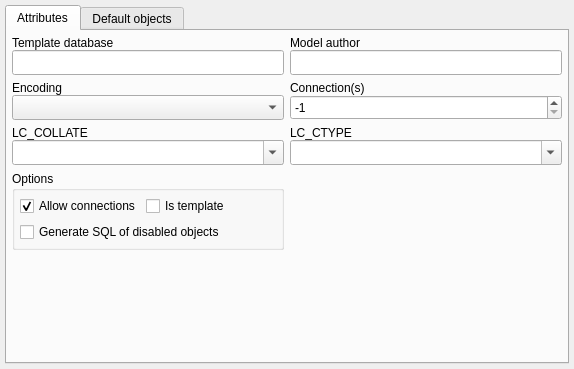
<?xml version="1.0" encoding="UTF-8"?>
<ui version="4.0">
 <class>DatabaseWidget</class>
 <widget class="QWidget" name="DatabaseWidget">
  <property name="geometry">
   <rect>
    <x>0</x>
    <y>0</y>
    <width>574</width>
    <height>369</height>
   </rect>
  </property>
  <property name="minimumSize">
   <size>
    <width>0</width>
    <height>0</height>
   </size>
  </property>
  <layout class="QVBoxLayout" name="database_lt">
   <property name="spacing">
    <number>5</number>
   </property>
   <property name="leftMargin">
    <number>5</number>
   </property>
   <property name="topMargin">
    <number>5</number>
   </property>
   <property name="rightMargin">
    <number>5</number>
   </property>
   <property name="bottomMargin">
    <number>5</number>
   </property>
   <item>
    <widget class="QTabWidget" name="db_attributes_tbw">
     <property name="currentIndex">
      <number>0</number>
     </property>
     <property name="iconSize">
      <size>
       <width>22</width>
       <height>22</height>
      </size>
     </property>
     <widget class="QWidget" name="attributes_tab">
      <attribute name="icon">
       <iconset resource="../../res/resources.qrc">
        <normaloff>:/icons/icons/attribute.png</normaloff>:/icons/icons/attribute.png</iconset>
      </attribute>
      <attribute name="title">
       <string>Attributes</string>
      </attribute>
      <layout class="QGridLayout" name="settings_grid">
       <property name="leftMargin">
        <number>5</number>
       </property>
       <property name="topMargin">
        <number>5</number>
       </property>
       <property name="rightMargin">
        <number>5</number>
       </property>
       <property name="bottomMargin">
        <number>5</number>
       </property>
       <item row="1" column="1">
        <layout class="QVBoxLayout" name="connlimit_lt">
         <property name="spacing">
          <number>0</number>
         </property>
         <item>
          <widget class="QLabel" name="connlim_lbl">
           <property name="sizePolicy">
            <sizepolicy hsizetype="Fixed" vsizetype="Fixed">
             <horstretch>0</horstretch>
             <verstretch>0</verstretch>
            </sizepolicy>
           </property>
           <property name="minimumSize">
            <size>
             <width>96</width>
             <height>0</height>
            </size>
           </property>
           <property name="font">
            <font>
             <italic>false</italic>
             <bold>false</bold>
            </font>
           </property>
           <property name="text">
            <string>Connection(s)</string>
           </property>
          </widget>
         </item>
         <item>
          <widget class="QSpinBox" name="connlim_sb">
           <property name="minimumSize">
            <size>
             <width>0</width>
             <height>25</height>
            </size>
           </property>
           <property name="minimum">
            <number>-1</number>
           </property>
           <property name="maximum">
            <number>65535</number>
           </property>
           <property name="value">
            <number>-1</number>
           </property>
          </widget>
         </item>
        </layout>
       </item>
       <item row="2" column="1">
        <layout class="QVBoxLayout" name="lc_ctype_lt">
         <property name="spacing">
          <number>0</number>
         </property>
         <item>
          <widget class="QLabel" name="lcctype_lbl">
           <property name="sizePolicy">
            <sizepolicy hsizetype="Fixed" vsizetype="Preferred">
             <horstretch>0</horstretch>
             <verstretch>0</verstretch>
            </sizepolicy>
           </property>
           <property name="minimumSize">
            <size>
             <width>70</width>
             <height>0</height>
            </size>
           </property>
           <property name="font">
            <font>
             <italic>false</italic>
             <bold>false</bold>
            </font>
           </property>
           <property name="text">
            <string>LC_CTYPE</string>
           </property>
          </widget>
         </item>
         <item>
          <widget class="QComboBox" name="lcctype_cmb">
           <property name="minimumSize">
            <size>
             <width>0</width>
             <height>25</height>
            </size>
           </property>
           <property name="editable">
            <bool>true</bool>
           </property>
           <property name="insertPolicy">
            <enum>QComboBox::InsertPolicy::InsertAlphabetically</enum>
           </property>
           <property name="iconSize">
            <size>
             <width>28</width>
             <height>28</height>
            </size>
           </property>
          </widget>
         </item>
        </layout>
       </item>
       <item row="0" column="1">
        <layout class="QVBoxLayout" name="author_lt">
         <property name="spacing">
          <number>0</number>
         </property>
         <item>
          <widget class="QLabel" name="author_lbl">
           <property name="sizePolicy">
            <sizepolicy hsizetype="Fixed" vsizetype="Fixed">
             <horstretch>0</horstretch>
             <verstretch>0</verstretch>
            </sizepolicy>
           </property>
           <property name="text">
            <string>Model author</string>
           </property>
          </widget>
         </item>
         <item>
          <widget class="QLineEdit" name="author_edt">
           <property name="minimumSize">
            <size>
             <width>0</width>
             <height>25</height>
            </size>
           </property>
           <property name="clearButtonEnabled">
            <bool>true</bool>
           </property>
          </widget>
         </item>
        </layout>
       </item>
       <item row="3" column="0">
        <widget class="QGroupBox" name="groupBox">
         <property name="sizePolicy">
          <sizepolicy hsizetype="Expanding" vsizetype="Fixed">
           <horstretch>0</horstretch>
           <verstretch>0</verstretch>
          </sizepolicy>
         </property>
         <property name="title">
          <string>Options</string>
         </property>
         <layout class="QVBoxLayout" name="verticalLayout_7">
          <property name="leftMargin">
           <number>5</number>
          </property>
          <property name="topMargin">
           <number>5</number>
          </property>
          <property name="rightMargin">
           <number>5</number>
          </property>
          <property name="bottomMargin">
           <number>5</number>
          </property>
          <item>
           <layout class="QHBoxLayout" name="horizontalLayout">
            <property name="spacing">
             <number>5</number>
            </property>
            <item>
             <widget class="QCheckBox" name="allow_conn_chk">
              <property name="text">
               <string>Allow connections</string>
              </property>
              <property name="checked">
               <bool>true</bool>
              </property>
             </widget>
            </item>
            <item>
             <widget class="QCheckBox" name="is_template_chk">
              <property name="text">
               <string>Is template</string>
              </property>
             </widget>
            </item>
            <item>
             <spacer name="horizontalSpacer">
              <property name="orientation">
               <enum>Qt::Orientation::Horizontal</enum>
              </property>
              <property name="sizeHint" stdset="0">
               <size>
                <width>40</width>
                <height>20</height>
               </size>
              </property>
             </spacer>
            </item>
           </layout>
          </item>
          <item>
           <widget class="QCheckBox" name="gen_sql_dis_objs_chk">
            <property name="text">
             <string>Generate SQL of disabled objects</string>
            </property>
            <property name="checked">
             <bool>false</bool>
            </property>
           </widget>
          </item>
         </layout>
        </widget>
       </item>
       <item row="2" column="0">
        <layout class="QVBoxLayout" name="lc_collate_lt">
         <property name="spacing">
          <number>0</number>
         </property>
         <item>
          <widget class="QLabel" name="lccollate_lbl">
           <property name="sizePolicy">
            <sizepolicy hsizetype="Fixed" vsizetype="Preferred">
             <horstretch>0</horstretch>
             <verstretch>0</verstretch>
            </sizepolicy>
           </property>
           <property name="minimumSize">
            <size>
             <width>85</width>
             <height>0</height>
            </size>
           </property>
           <property name="font">
            <font>
             <italic>false</italic>
             <bold>false</bold>
            </font>
           </property>
           <property name="text">
            <string>LC_COLLATE</string>
           </property>
          </widget>
         </item>
         <item>
          <widget class="QComboBox" name="lccollate_cmb">
           <property name="minimumSize">
            <size>
             <width>0</width>
             <height>25</height>
            </size>
           </property>
           <property name="editable">
            <bool>true</bool>
           </property>
           <property name="insertPolicy">
            <enum>QComboBox::InsertPolicy::InsertAlphabetically</enum>
           </property>
           <property name="iconSize">
            <size>
             <width>28</width>
             <height>28</height>
            </size>
           </property>
          </widget>
         </item>
        </layout>
       </item>
       <item row="1" column="0">
        <layout class="QVBoxLayout" name="encoding_lt">
         <property name="spacing">
          <number>0</number>
         </property>
         <item>
          <widget class="QLabel" name="encoding_lbl">
           <property name="sizePolicy">
            <sizepolicy hsizetype="Fixed" vsizetype="Fixed">
             <horstretch>0</horstretch>
             <verstretch>0</verstretch>
            </sizepolicy>
           </property>
           <property name="minimumSize">
            <size>
             <width>96</width>
             <height>0</height>
            </size>
           </property>
           <property name="text">
            <string>Encoding</string>
           </property>
          </widget>
         </item>
         <item>
          <widget class="QComboBox" name="encoding_cmb">
           <property name="minimumSize">
            <size>
             <width>0</width>
             <height>25</height>
            </size>
           </property>
           <property name="iconSize">
            <size>
             <width>28</width>
             <height>28</height>
            </size>
           </property>
          </widget>
         </item>
        </layout>
       </item>
       <item row="0" column="0">
        <layout class="QVBoxLayout" name="template_db_lt">
         <property name="spacing">
          <number>0</number>
         </property>
         <item>
          <widget class="QLabel" name="templatedb_lbl">
           <property name="sizePolicy">
            <sizepolicy hsizetype="Fixed" vsizetype="Fixed">
             <horstretch>0</horstretch>
             <verstretch>0</verstretch>
            </sizepolicy>
           </property>
           <property name="minimumSize">
            <size>
             <width>96</width>
             <height>0</height>
            </size>
           </property>
           <property name="text">
            <string>Template database</string>
           </property>
          </widget>
         </item>
         <item>
          <widget class="QLineEdit" name="templatedb_edt">
           <property name="minimumSize">
            <size>
             <width>0</width>
             <height>25</height>
            </size>
           </property>
           <property name="clearButtonEnabled">
            <bool>true</bool>
           </property>
          </widget>
         </item>
        </layout>
       </item>
       <item row="4" column="0" colspan="2">
        <spacer name="verticalSpacer">
         <property name="orientation">
          <enum>Qt::Orientation::Vertical</enum>
         </property>
         <property name="sizeHint" stdset="0">
          <size>
           <width>20</width>
           <height>40</height>
          </size>
         </property>
        </spacer>
       </item>
      </layout>
     </widget>
     <widget class="QWidget" name="def_objects_tab">
      <attribute name="icon">
       <iconset resource="../../res/resources.qrc">
        <normaloff>:/icons/icons/objects.png</normaloff>:/icons/icons/objects.png</iconset>
      </attribute>
      <attribute name="title">
       <string>Default objects</string>
      </attribute>
      <layout class="QGridLayout" name="def_objects_grid">
       <property name="leftMargin">
        <number>5</number>
       </property>
       <property name="topMargin">
        <number>5</number>
       </property>
       <property name="rightMargin">
        <number>5</number>
       </property>
       <property name="bottomMargin">
        <number>5</number>
       </property>
       <item row="0" column="0" colspan="4">
        <layout class="QVBoxLayout" name="def_collation_lt">
         <property name="spacing">
          <number>0</number>
         </property>
         <item>
          <widget class="QLabel" name="def_collation_lbl">
           <property name="text">
            <string>Collation</string>
           </property>
          </widget>
         </item>
        </layout>
       </item>
       <item row="5" column="0" colspan="4">
        <spacer name="verticalSpacer_2">
         <property name="orientation">
          <enum>Qt::Orientation::Vertical</enum>
         </property>
         <property name="sizeHint" stdset="0">
          <size>
           <width>20</width>
           <height>40</height>
          </size>
         </property>
        </spacer>
       </item>
       <item row="1" column="0" colspan="4">
        <layout class="QVBoxLayout" name="def_tablespace_lt">
         <property name="spacing">
          <number>0</number>
         </property>
         <item>
          <widget class="QLabel" name="def_tablespace_lbl">
           <property name="text">
            <string>Tablespace</string>
           </property>
          </widget>
         </item>
        </layout>
       </item>
       <item row="2" column="0" colspan="4">
        <layout class="QVBoxLayout" name="def_schema_lt">
         <property name="spacing">
          <number>0</number>
         </property>
         <item>
          <widget class="QLabel" name="def_schema_lbl">
           <property name="text">
            <string>Schema</string>
           </property>
          </widget>
         </item>
        </layout>
       </item>
       <item row="4" column="0" colspan="4">
        <layout class="QVBoxLayout" name="def_owner_lt">
         <property name="spacing">
          <number>0</number>
         </property>
         <item>
          <widget class="QLabel" name="def_owner_lbl">
           <property name="text">
            <string>Owner</string>
           </property>
          </widget>
         </item>
        </layout>
       </item>
      </layout>
     </widget>
    </widget>
   </item>
  </layout>
 </widget>
 <resources>
  <include location="../../res/resources.qrc"/>
 </resources>
 <connections/>
</ui>
